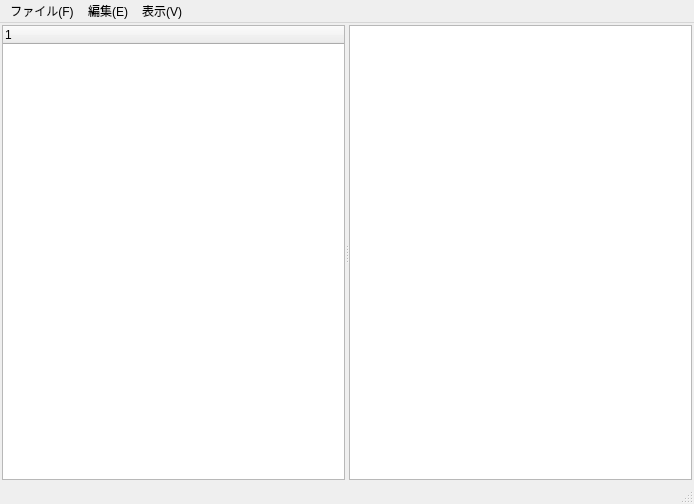
<?xml version="1.0" encoding="UTF-8"?>
<ui version="4.0">
 <class>MainWindow_without_tabs</class>
 <widget class="QMainWindow" name="MainWindow_without_tabs">
  <property name="geometry">
   <rect>
    <x>0</x>
    <y>0</y>
    <width>694</width>
    <height>504</height>
   </rect>
  </property>
  <property name="minimumSize">
   <size>
    <width>2</width>
    <height>1</height>
   </size>
  </property>
  <property name="windowTitle">
   <string>MainWindow</string>
  </property>
  <widget class="QWidget" name="centralwidget">
   <property name="sizePolicy">
    <sizepolicy hsizetype="Preferred" vsizetype="Preferred">
     <horstretch>0</horstretch>
     <verstretch>0</verstretch>
    </sizepolicy>
   </property>
   <property name="minimumSize">
    <size>
     <width>2</width>
     <height>1</height>
    </size>
   </property>
   <layout class="QHBoxLayout" name="horizontalLayout">
    <property name="spacing">
     <number>2</number>
    </property>
    <property name="leftMargin">
     <number>2</number>
    </property>
    <property name="topMargin">
     <number>2</number>
    </property>
    <property name="rightMargin">
     <number>2</number>
    </property>
    <property name="bottomMargin">
     <number>2</number>
    </property>
    <item>
     <widget class="QSplitter" name="splitter">
      <property name="sizePolicy">
       <sizepolicy hsizetype="Preferred" vsizetype="Preferred">
        <horstretch>0</horstretch>
        <verstretch>0</verstretch>
       </sizepolicy>
      </property>
      <property name="minimumSize">
       <size>
        <width>2</width>
        <height>1</height>
       </size>
      </property>
      <property name="lineWidth">
       <number>0</number>
      </property>
      <property name="orientation">
       <enum>Qt::Horizontal</enum>
      </property>
      <property name="handleWidth">
       <number>4</number>
      </property>
      <property name="childrenCollapsible">
       <bool>true</bool>
      </property>
      <widget class="QTreeWidget" name="folderTree">
       <property name="sizePolicy">
        <sizepolicy hsizetype="Expanding" vsizetype="Expanding">
         <horstretch>0</horstretch>
         <verstretch>0</verstretch>
        </sizepolicy>
       </property>
       <property name="minimumSize">
        <size>
         <width>1</width>
         <height>1</height>
        </size>
       </property>
       <column>
        <property name="text">
         <string notr="true">1</string>
        </property>
       </column>
      </widget>
      <widget class="QTableWidget" name="fileList">
       <property name="sizePolicy">
        <sizepolicy hsizetype="Expanding" vsizetype="Expanding">
         <horstretch>0</horstretch>
         <verstretch>0</verstretch>
        </sizepolicy>
       </property>
       <property name="minimumSize">
        <size>
         <width>1</width>
         <height>1</height>
        </size>
       </property>
      </widget>
     </widget>
    </item>
   </layout>
  </widget>
  <widget class="QMenuBar" name="menubar">
   <property name="geometry">
    <rect>
     <x>0</x>
     <y>0</y>
     <width>694</width>
     <height>31</height>
    </rect>
   </property>
   <widget class="QMenu" name="menu_F">
    <property name="title">
     <string>ファイル(F)</string>
    </property>
   </widget>
   <widget class="QMenu" name="menu_E">
    <property name="title">
     <string>編集(E)</string>
    </property>
   </widget>
   <widget class="QMenu" name="menu_V">
    <property name="title">
     <string>表示(V)</string>
    </property>
   </widget>
   <addaction name="menu_F"/>
   <addaction name="menu_E"/>
   <addaction name="menu_V"/>
  </widget>
  <widget class="QStatusBar" name="statusbar">
   <property name="enabled">
    <bool>true</bool>
   </property>
   <property name="minimumSize">
    <size>
     <width>0</width>
     <height>0</height>
    </size>
   </property>
   <property name="sizeGripEnabled">
    <bool>true</bool>
   </property>
  </widget>
 </widget>
 <resources/>
 <connections/>
</ui>
